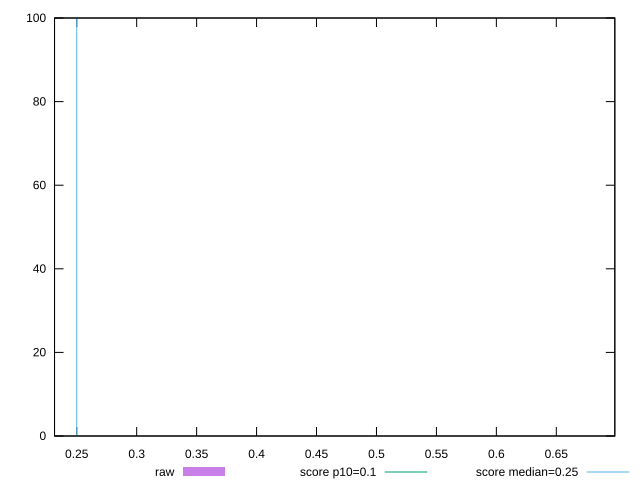

Write the gnuplot code that produced this figure.
reset

$raw <<EOF
0.231479600694 2
0.698805989583 98
EOF

set key outside below
set boxwidth 1e-12
set xrange [0.23147960069444443:0.6988059895833333]
set yrange [0:100]
set trange [0:100]
set style fill transparent solid 0.5 noborder

set parametric
set terminal svg size 640, 490 enhanced background rgb 'white'
set output "report_00015_2021-02-09T16-11-33.973Z/cumulative-layout-shift/samples/pages+cached+noadtech+nomedia+nocss/raw/histogram.svg"

plot $raw title "raw" with boxes, \
     0.1,t title "score p10=0.1", \
     0.25,t title "score median=0.25"

reset
